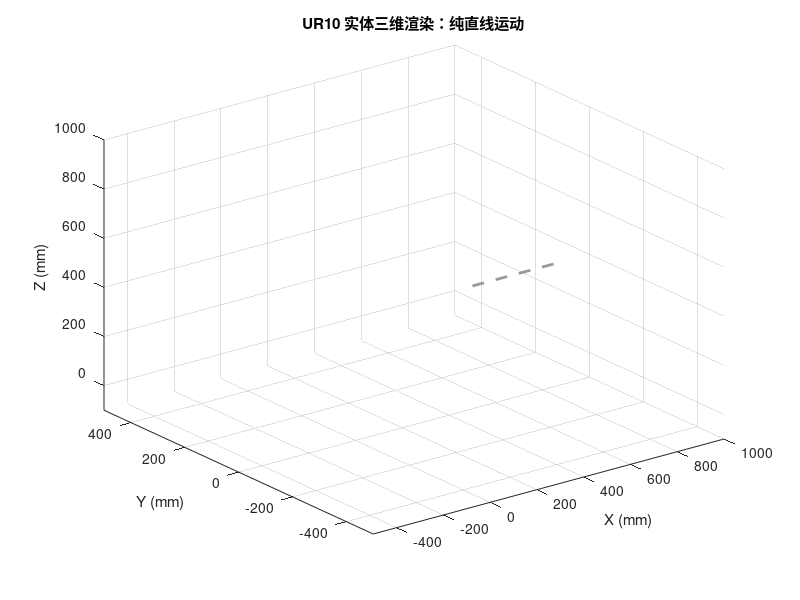

Reproduce this figure in MATLAB. (Note: this script raises an error after producing the figure.)
% UR10 实体 3D 仿真：沿末端 Z 轴纯直线运动 (修复末端连杆缺失)
clear; clc; close all;

%% 1. 轨迹规划参数设置
P_start = [500; 0; 400];  
R_target = [0, 0, 1; 1, 0, 0; 0, 1, 0];
dir_z = R_target(:, 3); 

travel_distance = 350; 
t = linspace(0, 1, 60); 
travel = travel_distance * t; 

trace_points = []; 

%% 2. 仿真环境初始化
figure('Name', 'UR10 3D Solid Simulation', 'Color', 'w');
view(3); grid on; hold on;
axis([-500 1000 -500 500 -100 1000]);
xlabel('X (mm)'); ylabel('Y (mm)'); zlabel('Z (mm)');
title('UR10 实体三维渲染：纯直线运动');

camlight('headlight'); 
camlight('left');
lighting gouraud;
material dull; 

X_ref = P_start(1) + dir_z(1) * [0, travel_distance];
Y_ref = P_start(2) + dir_z(2) * [0, travel_distance];
Z_ref = P_start(3) + dir_z(3) * [0, travel_distance];
plot3(X_ref, Y_ref, Z_ref, '--', 'Color', [0.6 0.6 0.6], 'LineWidth', 2);

%% 3. 轨迹跟踪与可视化
for i = 1:length(t)
    P_ee = P_start + dir_z * travel(i);
    T_target = [R_target, P_ee; 0 0 0 1];
    
    theta = ur10_inverse_kinematics(T_target);
    [joint_positions, T_actual] = ur10_forward_kinematics(theta);
    
    p_current = joint_positions(:, end);
    trace_points = [trace_points, p_current];
    
    cla; 
    plot3(X_ref, Y_ref, Z_ref, '--', 'Color', [0.6 0.6 0.6], 'LineWidth', 2);
    plot3(trace_points(1,:), trace_points(2,:), trace_points(3,:), 'k-', 'LineWidth', 2);
    
    % ================= 绘制 3D 实体机械臂 =================
    link_color = [0.2 0.5 0.8]; 
    joint_color = [0.3 0.3 0.3]; 
    
    % 修复：循环上限改为 7，遍历所有点和连杆
    for j = 1:7
        draw_sphere(joint_positions(:, j), 45, joint_color);
        if j < 7
            draw_cylinder(joint_positions(:, j), joint_positions(:, j+1), 35, link_color);
        end
    end
    % =====================================================
    
    R_current = T_actual(1:3, 1:3); 
    axis_length = 80; 
    
    quiver3(p_current(1), p_current(2), p_current(3), R_current(1,1)*axis_length, R_current(2,1)*axis_length, R_current(3,1)*axis_length, 0, 'r', 'LineWidth', 3, 'MaxHeadSize', 0.5);
    quiver3(p_current(1), p_current(2), p_current(3), R_current(1,2)*axis_length, R_current(2,2)*axis_length, R_current(3,2)*axis_length, 0, 'g', 'LineWidth', 3, 'MaxHeadSize', 0.5);
    quiver3(p_current(1), p_current(2), p_current(3), R_current(1,3)*axis_length, R_current(2,3)*axis_length, R_current(3,3)*axis_length, 0, 'b', 'LineWidth', 3, 'MaxHeadSize', 0.5);
        
    drawnow;
end

%% ===== 局部函数：绘制 3D 圆柱连杆 =====
function draw_cylinder(p1, p2, r, col)
    dir_vec = p2 - p1;
    L = norm(dir_vec);
    if L < 1e-4, return; end
    dir_vec = dir_vec / L; 
    
    [X, Y, Z] = cylinder(r, 30);
    Z = Z * L; 
    
    v0 = [0; 0; 1];
    v = cross(v0, dir_vec);
    s = norm(v);
    c = dot(v0, dir_vec);
    if s < 1e-6
        if c > 0, R = eye(3); else, R = diag([1, -1, -1]); end
    else
        vx = [0 -v(3) v(2); v(3) 0 -v(1); -v(2) v(1) 0];
        R = eye(3) + vx + vx^2 * ((1-c)/(s^2)); 
    end
    
    [m, n] = size(X);
    for i = 1:m
        for j = 1:n
            pt = R * [X(i,j); Y(i,j); Z(i,j)] + p1;
            X(i,j) = pt(1); Y(i,j) = pt(2); Z(i,j) = pt(3);
        end
    end
    
    surf(X, Y, Z, 'FaceColor', col, 'EdgeColor', 'none', 'BackFaceLighting', 'lit');
end

%% ===== 局部函数：绘制 3D 关节球体 =====
function draw_sphere(p, r, col)
    [X, Y, Z] = sphere(30);
    X = X * r + p(1); Y = Y * r + p(2); Z = Z * r + p(3);
    surf(X, Y, Z, 'FaceColor', col, 'EdgeColor', 'none', 'BackFaceLighting', 'lit');
end

%% ===== 逆解与正解函数 =====
function theta = ur10_inverse_kinematics(T)
    n = T(1:3, 1);  o = T(1:3, 2);  a = T(1:3, 3); p = T(1:3, 4);
    nx=n(1); ny=n(2); nz=n(3); ox=o(1); oy=o(2); oz=o(3); ax=a(1); ay=a(2); az=a(3); px=p(1); py=p(2); pz=p(3);
    d1=114; a2=400; a3=300; d4=165.4; d5=136; d6=233.5;
    
    P6 = p - d6 * a; 
    val1 = d4 / sqrt(P6(1)^2 + P6(2)^2); val1 = max(min(val1, 1), -1); 
    theta1 = atan2(P6(2), P6(1)) + acos(val1) + pi/2; 
    c1 = cos(theta1); s1 = sin(theta1);
    
    val5 = (px * s1 - py * c1 - d4) / d6; val5 = max(min(val5, 1), -1);
    theta5 = acos(val5); 
    c5 = cos(theta5); s5 = sin(theta5);
    
    if abs(s5) < 1e-6, theta6 = 0; else, theta6 = atan2((-ox*s1 + oy*c1)/s5, (nx*s1 - ny*c1)/s5); end
    c6 = cos(theta6); s6 = sin(theta6);
    
    P4x1 = -d6*(ax*c1 + ay*s1) + d5*(ox*c1*c6 + oy*s1*c6 + nx*c1*s6 + ny*s1*s6) + px*c1 + py*s1;
    P4z1 = -d6*az + d5*(oz*c6 + nz*s6) + pz - d1;
    
    val3 = (P4x1^2 + P4z1^2 - a2^2 - a3^2) / (2 * a2 * a3); val3 = max(min(val3, 1), -1);
    theta3 = -acos(val3); 
    c3 = cos(theta3); s3 = sin(theta3);
    
    theta2 = atan2((a3*c3 + a2)*P4z1 - a3*s3*P4x1, (a3*c3 + a2)*P4x1 + a3*s3*P4z1);
    
    n4x1 = -s5*(ax*c1 + ay*s1) + c5*(nx*c1*c6 + ny*s1*c6 - ox*c1*s6 - oy*s1*s6);
    n4z1 = nz*c5*c6 - oz*c5*s6 - az*s5;
    theta4 = atan2(n4z1, n4x1) - theta2 - theta3;
    
    theta = [theta1, theta2, theta3, theta4, theta5, theta6];
end

function [joint_positions, T] = ur10_forward_kinematics(theta)
    d1=114; a2=400; a3=300; d4=165.4; d5=136; d6=233.5;
    DH = [ 0 0 d1 theta(1); pi/2 0 0 theta(2); 0 a2 0 theta(3); 0 a3 d4 theta(4); pi/2 0 d5 theta(5); -pi/2 0 d6 theta(6)];
    joint_positions = zeros(3, 7); T = eye(4);
    for i = 1:6
        alpha = DH(i, 1); a = DH(i, 2); d = DH(i, 3); th = DH(i, 4);
        Rx = [1 0 0 0; 0 cos(alpha) -sin(alpha) 0; 0 sin(alpha) cos(alpha) 0; 0 0 0 1];
        Dx = [1 0 0 a; 0 1 0 0; 0 0 1 0; 0 0 0 1];
        Rz = [cos(th) -sin(th) 0 0; sin(th) cos(th) 0 0; 0 0 1 0; 0 0 0 1];
        Dz = [1 0 0 0; 0 1 0 0; 0 0 1 d; 0 0 0 1];
        T = T * (Rx * Dx * Rz * Dz); joint_positions(:, i+1) = T(1:3, 4);
    end
end
